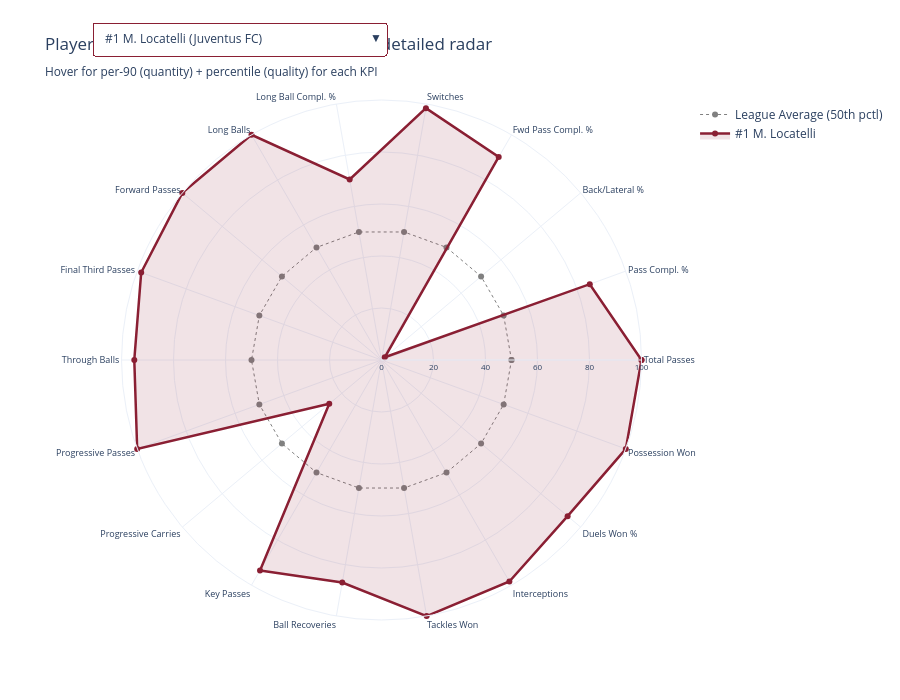

Notebook code for this chart:
### Markdown cell above
## 🎯 Interactive Player Explorer

Select any player from the dropdown to see their full detailed radar alongside the league-average benchmark.

### Code cell
# ── Player explorer with dropdown ─────────────────────────────────────────────

radar_kpis = [
    ("total_passes_p90_pct",          "Total Passes"),
    ("pass_completion_pct_pct",       "Pass Compl. %"),
    ("backward_lateral_pct_pct",      "Back/Lateral %"),
    ("forward_pass_completion_pct_pct","Fwd Pass Compl. %"),
    ("switches_p90_pct",              "Switches"),
    ("long_ball_completion_pct_pct",  "Long Ball Compl. %"),
    ("long_balls_p90_pct",            "Long Balls"),
    ("forward_passes_p90_pct",        "Forward Passes"),
    ("final_third_passes_p90_pct",    "Final Third Passes"),
    ("through_balls_p90_pct",         "Through Balls"),
    ("progressive_passes_p90_pct",    "Progressive Passes"),
    ("progressive_carries_p90_pct",   "Progressive Carries"),
    ("key_passes_p90_pct",            "Key Passes"),
    ("ball_recoveries_p90_pct",       "Ball Recoveries"),
    ("tackles_won_p90_pct",           "Tackles Won"),
    ("interceptions_p90_pct",         "Interceptions"),
    ("duels_won_pct_pct",             "Duels Won %"),
    ("possession_won_p90_pct",        "Possession Won"),
]
radar_cols   = [c for c, _ in radar_kpis]
radar_labels = [l for _, l in radar_kpis]

fig_explore = go.Figure()

avg_vals = [50] * len(radar_labels) + [50]
fig_explore.add_trace(go.Scatterpolar(
    r=avg_vals, theta=radar_labels + [radar_labels[0]],
    line=dict(color="grey", width=1, dash="dot"), fill="none",
    name="League Average (50th pctl)", visible=True,
))

player_list = ps.sort_values("rank")

for i, (_, row) in enumerate(player_list.iterrows()):
    vals = [row.get(c, 50) for c in radar_cols]
    vals = [v if pd.notna(v) else 50 for v in vals]
    vals_closed = vals + [vals[0]]
    
    # Build hover with raw p90 + percentile
    raw_metrics = [c.replace("_pct","") for c, _ in radar_kpis]
    hover = []
    for (pct_c, lbl), raw_c in zip(radar_kpis, raw_metrics):
        raw_v = row.get(raw_c, np.nan)
        pct_v = row.get(pct_c, np.nan)
        raw_str = f"{raw_v:.2f}" if pd.notna(raw_v) else "N/A"
        pct_str = f"{pct_v:.0f}" if pd.notna(pct_v) else "N/A"
        hover.append(f"{lbl}: {raw_str} p90 | {pct_str}th pctl")
    hover.append(hover[0])
    
    fig_explore.add_trace(go.Scatterpolar(
        r=vals_closed, theta=radar_labels + [radar_labels[0]],
        fill="toself", fillcolor="rgba(138,31,51,0.12)",
        line=dict(color="#8a1f33", width=2.5),
        text=hover, hovertemplate="%{text}<extra></extra>",
        name=f"#{row['rank']} {row['player_name']}",
        visible=True if i == 0 else False,
    ))

buttons = []
for i, (_, row) in enumerate(player_list.iterrows()):
    vis = [True] + [j == i for j in range(len(player_list))]
    buttons.append(dict(
        label=f"#{row['rank']} {row['player_name']} ({row['team_name']})",
        method="update",
        args=[{"visible": vis},
              {"title": f"Player Explorer — #{row['rank']} {row['player_name']} ({row['team_name']})"
                        f"<br><sub>Composite: {row['composite_score']:.1f} | "
                        f"{row['matches']:.0f} GP, {row['total_minutes']:.0f} min | "
                        f"Poss: {row.get('avg_possession',50):.1f}% (adj: {row.get('adj_factor',1):.2f})</sub>"}],
    ))

fig_explore.update_layout(
    title="Player Explorer — Select a B2B MF to view detailed radar<br>"
          "<sub>Hover for per-90 (quantity) + percentile (quality) for each KPI</sub>",
    polar=dict(radialaxis=dict(range=[0, 100], showticklabels=True, tickfont_size=8),
               angularaxis=dict(tickfont_size=9)),
    height=700, template="plotly_white",
    updatemenus=[dict(
        buttons=buttons, direction="down", showactive=True,
        x=0.02, xanchor="left", y=1.15, yanchor="top",
        bgcolor="white", bordercolor="#8a1f33",
    )],
)
fig_explore.show()
